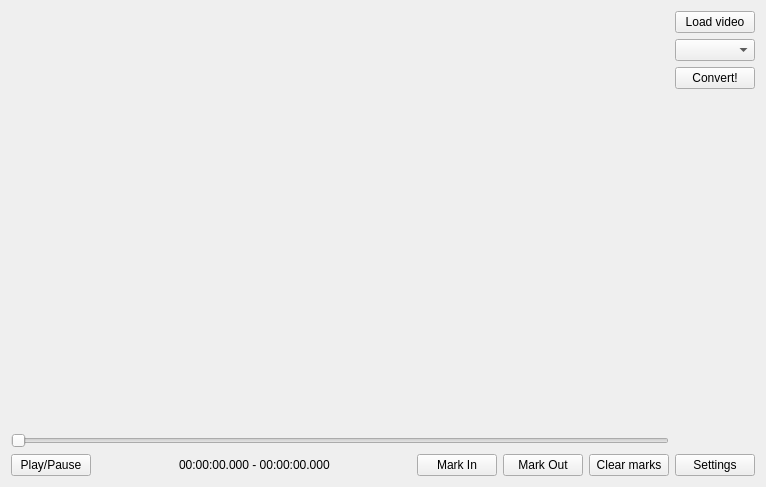
<?xml version="1.0" encoding="UTF-8"?>
<ui version="4.0">
 <class>Form</class>
 <widget class="QWidget" name="Form">
  <property name="geometry">
   <rect>
    <x>0</x>
    <y>0</y>
    <width>766</width>
    <height>487</height>
   </rect>
  </property>
  <property name="windowTitle">
   <string>Form</string>
  </property>
  <layout class="QVBoxLayout" name="verticalLayout_3">
   <item>
    <layout class="QHBoxLayout" name="horizontalLayout_2">
     <item>
      <layout class="QVBoxLayout" name="verticalLayout">
       <item>
        <widget class="QWidget" name="playerWidget" native="true">
         <property name="sizePolicy">
          <sizepolicy hsizetype="Preferred" vsizetype="Expanding">
           <horstretch>0</horstretch>
           <verstretch>0</verstretch>
          </sizepolicy>
         </property>
        </widget>
       </item>
       <item>
        <widget class="QSlider" name="videoSlider">
         <property name="orientation">
          <enum>Qt::Horizontal</enum>
         </property>
        </widget>
       </item>
       <item>
        <layout class="QHBoxLayout" name="horizontalLayout">
         <item>
          <widget class="QPushButton" name="btnPlayPause">
           <property name="text">
            <string>Play/Pause</string>
           </property>
          </widget>
         </item>
         <item>
          <spacer name="horizontalSpacer_2">
           <property name="orientation">
            <enum>Qt::Horizontal</enum>
           </property>
           <property name="sizeHint" stdset="0">
            <size>
             <width>40</width>
             <height>20</height>
            </size>
           </property>
          </spacer>
         </item>
         <item>
          <widget class="QLabel" name="lblTimecodeRange">
           <property name="text">
            <string>00:00:00.000 - 00:00:00.000</string>
           </property>
           <property name="scaledContents">
            <bool>false</bool>
           </property>
          </widget>
         </item>
         <item>
          <spacer name="horizontalSpacer">
           <property name="orientation">
            <enum>Qt::Horizontal</enum>
           </property>
           <property name="sizeHint" stdset="0">
            <size>
             <width>40</width>
             <height>20</height>
            </size>
           </property>
          </spacer>
         </item>
         <item>
          <widget class="QPushButton" name="btnSetMarkIn">
           <property name="text">
            <string>Mark In</string>
           </property>
          </widget>
         </item>
         <item>
          <widget class="QPushButton" name="btnSetMarkOut">
           <property name="text">
            <string>Mark Out</string>
           </property>
          </widget>
         </item>
         <item>
          <widget class="QPushButton" name="btnResetMarks">
           <property name="text">
            <string>Clear marks</string>
           </property>
          </widget>
         </item>
        </layout>
       </item>
      </layout>
     </item>
     <item>
      <layout class="QVBoxLayout" name="verticalLayout_2">
       <item>
        <widget class="QPushButton" name="btnLoadVideo">
         <property name="text">
          <string>Load video</string>
         </property>
        </widget>
       </item>
       <item>
        <widget class="QComboBox" name="cbxTargetFormat"/>
       </item>
       <item>
        <widget class="QPushButton" name="btnConvert">
         <property name="text">
          <string>Convert!</string>
         </property>
        </widget>
       </item>
       <item>
        <spacer name="verticalSpacer">
         <property name="orientation">
          <enum>Qt::Vertical</enum>
         </property>
         <property name="sizeHint" stdset="0">
          <size>
           <width>20</width>
           <height>40</height>
          </size>
         </property>
        </spacer>
       </item>
       <item>
        <widget class="QPushButton" name="btnSettings">
         <property name="text">
          <string>Settings</string>
         </property>
        </widget>
       </item>
      </layout>
     </item>
    </layout>
   </item>
  </layout>
 </widget>
 <resources/>
 <connections/>
</ui>
